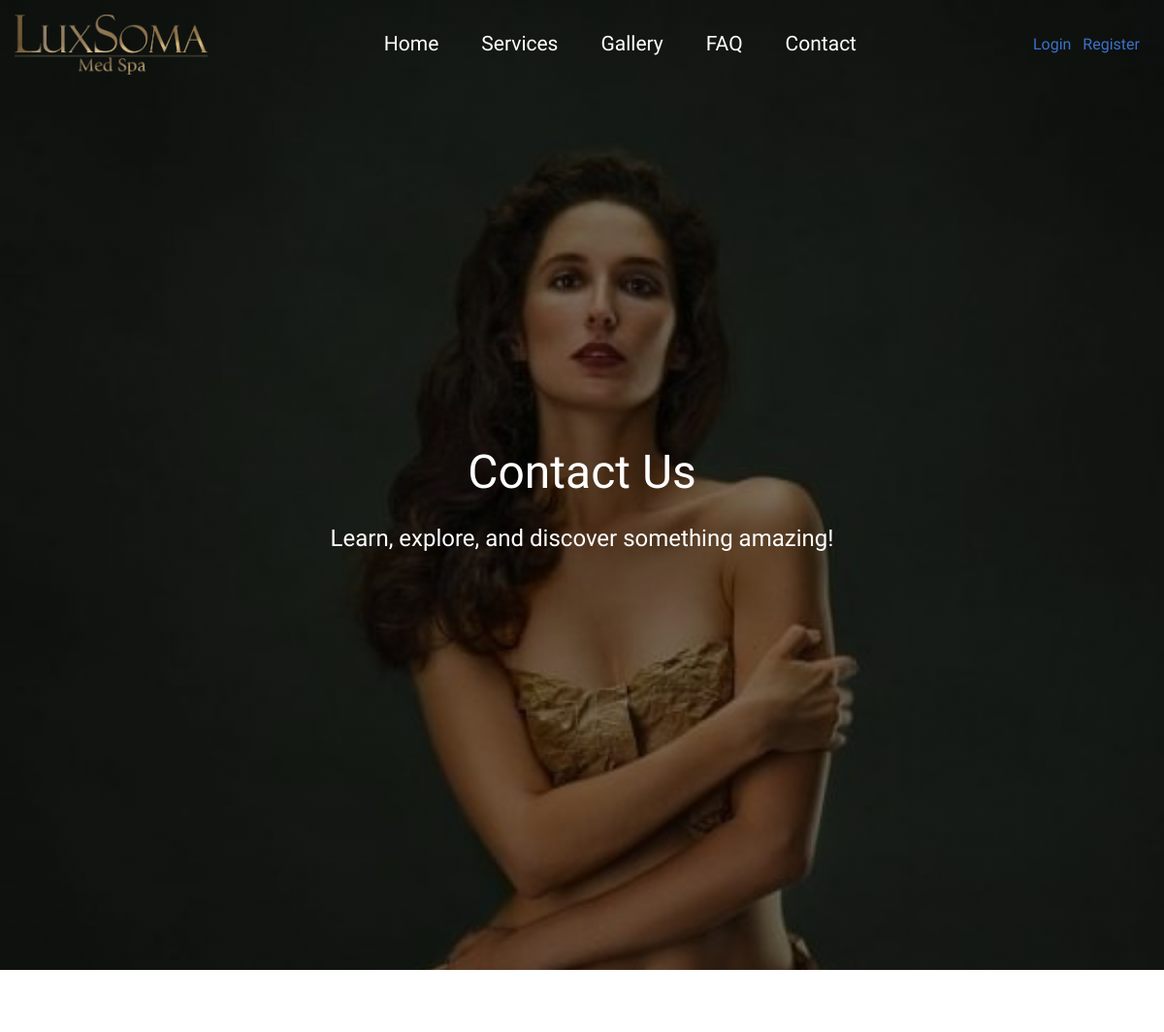
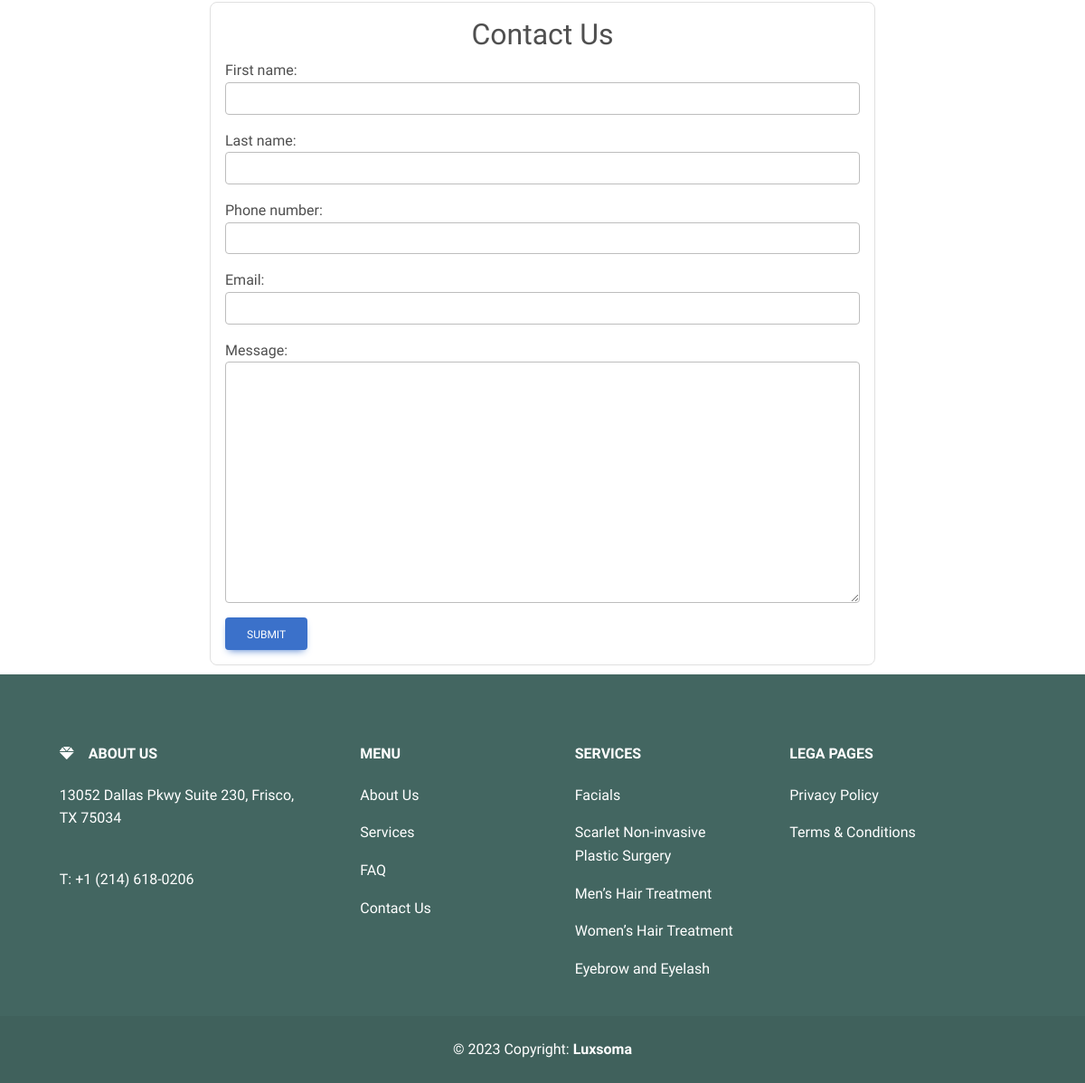
Page /contact/ on the committed database (2 pictures, top to bottom).
### application/models.py (models this page shows, shortened)
class Category(models.Model):
    title = models.CharField(max_length=100)
    image = models.ImageField(upload_to='categories/')

### application/views.py (the view)
# urls.py: path('contact/', contact_view, name='contact'),
def contact_view(request):
    if request.method == 'POST':
        form = ContactForm(request.POST)
        if form.is_valid():
            form.save()
    else:
        form = ContactForm()
    return render(request, 'application/contact.html', {'form': form})

### application/forms.py
class ContactForm(forms.ModelForm):
    class Meta:
        model = Contact
        fields = ('first_name', 'last_name', 'phone_number', 'email', 'message')
        widgets = {
            'first_name': forms.TextInput(attrs={'class': 'form-control'}),
            'last_name': forms.TextInput(attrs={'class': 'form-control'}),
            'phone_number': forms.TextInput(attrs={'class': 'form-control'}),
            'email': forms.EmailInput(attrs={'class': 'form-control'}),
            'message': forms.Textarea(attrs={'class': 'form-control'}),
        }

### application/context_processors.py (called while the page is built)
def services(request):
    categories = Category.objects.all()
    return {'categories': categories}

### application/templates/application/contact.html (shortened to what this page needs)
{% extends 'application/basic.html' %}
{% block herocontent %}
<h1>Contact Us</h1>
            <p>Learn, explore, and discover something amazing!</p>
{% endblock herocontent %}
{% block content %}
  <div class="container">
    <div class="row">
        <div class="col-md-8 col-12 mt-3 mx-auto">
          <div class="card shadow-0 border p-3">
            <h2 class="text-center">Contact Us</h2>
            <form method="post">
              {{ form.as_p }}
              <button type="submit" class="btn btn-primary">Submit</button>
            </form>
          </div>
        </div>
    </div>
  </div>
{% endblock %}

### application/templates/application/basic.html (shortened to what this page needs)
<!DOCTYPE html>
{% load static %}
<html lang="en">
<head>
    <link rel="stylesheet" href="{% static 'css/modify.css' %}" />
    <link rel="stylesheet" href="{% static 'css/navbar.css' %}" />
    <link
    href="https://cdnjs.cloudflare.com/ajax/libs/font-awesome/6.0.0/css/all.min.css"
    rel="stylesheet"
    />
    <link
    href="https://cdnjs.cloudflare.com/ajax/libs/mdb-ui-kit/6.3.1/mdb.min.css"
    rel="stylesheet"
    />
</head>
<body>
      <div class="container">
        <nav class="navbarr" id="navbarr">
          <a href="/"  class="navbar-brand navbar-logo" id="logo"> <img src="{% static 'img/logo.png' %}" alt="" style="width:100%;"></a>
            <div class="navbar-options text-center">
              <a href="/">Home</a>
              <div class="dropdown">
                <a href="/services" class="dropbtn">Services</a>
              </div>
              <a href="/gallery">Gallery</a>
              <a href="/faq">FAQ</a>
              <a href="/contact">Contact</a>
            </div>
            {% if request.user.is_authenticated %}
            <div class="navbar-buttons dropdown">
              <button
                class="btn btn-warning btn-floating dropdown-toggle hidden-arrow "
                type="button"
                id="dropdownMenuButton2"
                data-mdb-toggle="dropdown"
                aria-expanded="false"
              >
              <i class="fas fa-user-alt text-white "></i>
              </button>
              <ul class="dropdown-menu" aria-labelledby="dropdownMenuButton2">
                <li><a class="dropdown-item" href="/profile"> <i class="fas fa-user-alt pe-2"></i>My Profile</a></li>
                {% comment %} <li><a class="dropdown-item" href="#"> <i class="fas fa-cog pe-2"></i>Settings</a></li> {% endcomment %}
                <li><a class="dropdown-item" href="/logout"> <i class="fas fa-door-open pe-2"></i>Logout</a></li>
              </ul>
            </div>
            {% else %}
            <div class="navbar-buttons">
              <a href="/login" class="me-2">Login</a>
              <a href="/register" class="">Register</a>
            </div>
            {% endif %}
          </nav>
        </div>
        <section class="hero">
          <div class="hero-content mt-5">
            {% block herocontent %}
            {% endblock herocontent %}
          </div>
        </section>
      <div style="margin-top:50px;">
        {% block content %}
        {% endblock content %}
      </div>
    <footer class="text-center text-lg-start text-muted" id="footer_data">
        <section class="">
          <div class="container text-center text-md-start mt-5">
            <div class="row mt-3">
              <div
                class="col-md-3 col-lg-4 col-xl-3 mx-auto mb-4"
                id="first_index"
              >
                <h6 class="text-uppercase fw-bold mb-4">
                  <i class="fas fa-gem me-3"></i>About us
                </h6>
                <p>13052 Dallas Pkwy Suite 230, Frisco, TX 75034</p>
                <br />
                <p>T: +1 (214) 618-0206</p>
              </div>
              <div
                class="col-md-2 col-lg-2 col-xl-2 mx-auto mb-4"
                id="second_index"
              >
                <h6 class="text-uppercase fw-bold mb-4">Menu</h6>
                <p>
                  <a href="#!" class="text-reset">About Us</a>
                </p>
                <p>
                  <a href="#!" class="text-reset">Services</a>
                </p>
                <p>
                  <a href="#!" class="text-reset">FAQ</a>
                </p>
                <p>
                  <a href="#!" class="text-reset">Contact Us</a>
                </p>
              </div>
              <div
                class="col-md-3 col-lg-2 col-xl-2 mx-auto mb-4"
                id="third_index"
              >
                <h6 class="text-uppercase fw-bold mb-4">Services</h6>
                {% for cat in categories %}
                <p>
                  <a href="/services/category/{{cat.title}}/" class="text-reset">{{cat.title}}</a>
                </p>
                {% endfor %}
              </div>
              <div
                class="col-md-4 col-lg-3 col-xl-3 mx-auto mb-md-0 mb-4"
                id="fourth_index"
              >
                <h6 class="text-uppercase fw-bold mb-4">Lega Pages</h6>
                <p>Privacy Policy</p>
                <p>Terms & Conditions</p>
              </div>
            </div>
          </div>
        </section>
        <div
          class="text-center p-4"
          style="background-color: rgba(0, 0, 0, 0.05)"
          id="copy_write"
        >
          © 2023 Copyright:
          <a class="text-reset fw-bold" href="https://luxsoma.com/"
            >Luxsoma</a
          >
        </div>
      </footer>
</body>
</html>

### static/css/modify.css (style rules this page uses)
* { font-family: "Piazzolla", serif; }
#footer_data { background-color: rgb(67, 102, 97); padding-top: 30px; margin-top: 10px; }
#first_index > h6 > i { color: white; }
#first_index > h6 { color: white; }
#first_index > p { color: white; }
#second_index > h6 { color: white; }
#second_index > p { color: white; }
#third_index > h6 { color: white; }
#third_index > p { color: white; }
#fourth_index > h6 { color: white; }
#fourth_index > p { color: white; }
#copy_write { color: white; }

### static/css/navbar.css (style rules this page uses)
.navbarr { display: flex; align-items: center; justify-content: space-between; background-color: transparent; padding: 15px; color: white; z-index: 1000; background-color: transparent; position: fixed; top: 0; left: 0; width: 100%; z-index: 999; transition: background-color 0.3s ease-in-out; }
.navbar-options a { color: #fff; }
.navbar-logo { order: 1; font-weight: bold; font-size: 30px; width: 20%; text-align: center; }
.navbar-options { order: 2; }
.navbar-options a { padding: 24px; font-size: 21px; }
.navbar-buttons { order: 3; text-align: center; margin-right: 10px; color: white; }
.navbar-options { text-align: center; }
.navbar-options a { display: inline-block; padding: 10px; margin: 0 10px; text-decoration: none; transition: color 2s, background-color 2s; }
.dropdown { display: inline-block; position: relative; }
.dropbtn { display: inline-block; padding: 10px; margin: 0 10px; text-decoration: none; color: black; transition: color 0.3s, background-color 0.3s; }
#logo { width:17%; }

### rows in the picture
Category: title "Facials"
Category: title "Scarlet Non-invasive Plastic Surgery"
Category: title "Men’s Hair Treatment"
Category: title "Women’s Hair Treatment"
Category: title "Eyebrow and Eyelash"
